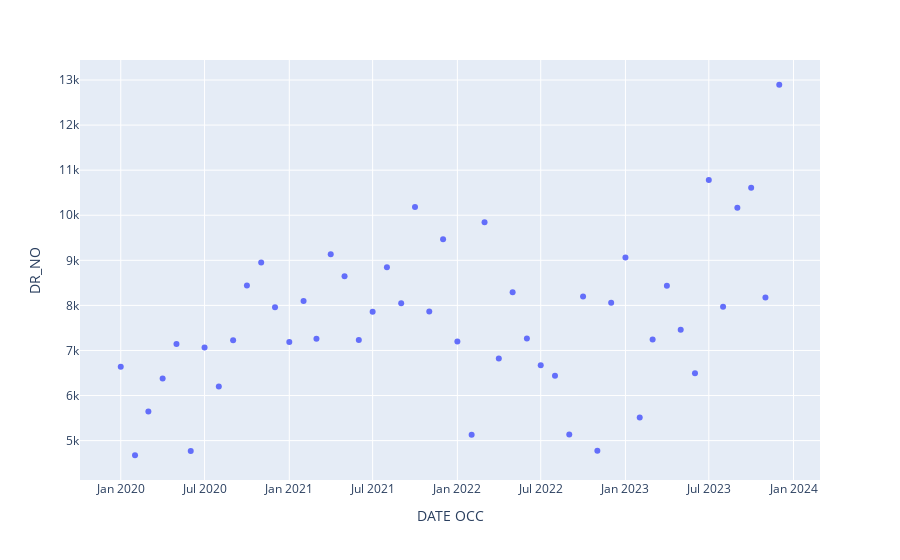

The code cell stored with this chart in its notebook:
### Code cell
import plotly.express as px
px.scatter(trainer_set, x='DATE OCC', y='DR_NO')
